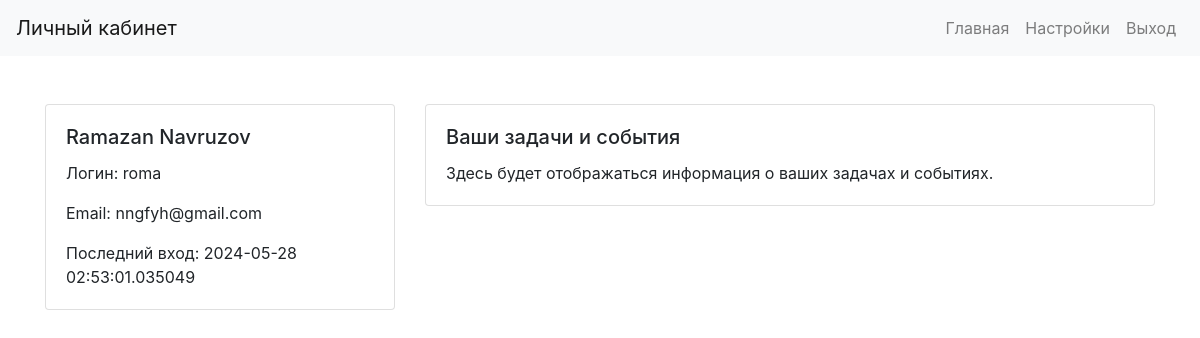
/profile (signed in), run on the app's committed database.
### app.py (models this page shows, shortened)
class User(db.Model, UserMixin):
    __tablename__ = 'users'
    user_id = db.Column(db.Integer, primary_key=True, autoincrement=True)
    username = db.Column(db.String(255), nullable=False)
    first_name = db.Column(db.String(100), nullable=False)
    last_name = db.Column(db.String(100))
    email = db.Column(db.String(255), nullable=False, unique=True)
    password = db.Column(db.String(255), nullable=False)
    last_login = db.Column(db.DateTime)
    tasks = db.relationship('Task', backref='user', lazy=True, cascade="all, delete-orphan")
    events = db.relationship('Event', backref='user', lazy=True, cascade="all, delete-orphan")
    settings = db.relationship('UserSettings', backref='user', lazy=True, cascade="all, delete-orphan")

### app.py (the view)
@app.route('/profile')
@login_required
def profile():
    user = current_user
    return render_template('profile.html', user=user)

### app.py (called while the page is built)
@login_manager.user_loader  # запоминает id user'а для сессии
def load_user(user_id):
    return User.query.get(int(user_id))

### templates/profile.html (shortened to what this page needs)
<!DOCTYPE html>
<html lang="en">
<head>
    <link href="https://stackpath.bootstrapcdn.com/bootstrap/4.5.2/css/bootstrap.min.css" rel="stylesheet">
</head>
<body>
    <nav class="navbar navbar-expand-lg navbar-light bg-light">
        <a class="navbar-brand" href="#">Личный кабинет</a>
        <div class="collapse navbar-collapse" id="navbarNav">
            <ul class="navbar-nav ml-auto">
                <li class="nav-item">
                    <a class="nav-link" href="/">Главная</a>
                </li>
                <li class="nav-item">
                    <a class="nav-link" href="/settings">Настройки</a>
                </li>
                <li class="nav-item">
                    <a class="nav-link" href="/logout">Выход</a>
                </li>
            </ul>
        </div>
    </nav>
    <div class="container mt-5">
        <div class="row">
            <div class="col-md-4">
                <div class="card">
                    <div class="card-body">
                        <h5 class="card-title">{{ user.first_name }} {{ user.last_name }}</h5>
                        <p class="card-text">Логин: {{ user.username }}</p>
                        <p class="card-text">Email: {{ user.email }}</p>
                        <p class="card-text">Последний вход: {{ user.last_login }}</p>
                    </div>
                </div>
            </div>
            <div class="col-md-8">
                <div class="card">
                    <div class="card-body">
                        <h5 class="card-title">Ваши задачи и события</h5>
                        <p class="card-text">Здесь будет отображаться информация о ваших задачах и событиях.</p>
                    </div>
                </div>
            </div>
        </div>
    </div>
</body>
</html>

### data on the page
User: first_name "Ramazan", last_name "Navruzov", username "roma", email "nngfyh@gmail.com", last_login "2024-05-28 02:53:01.035049"
